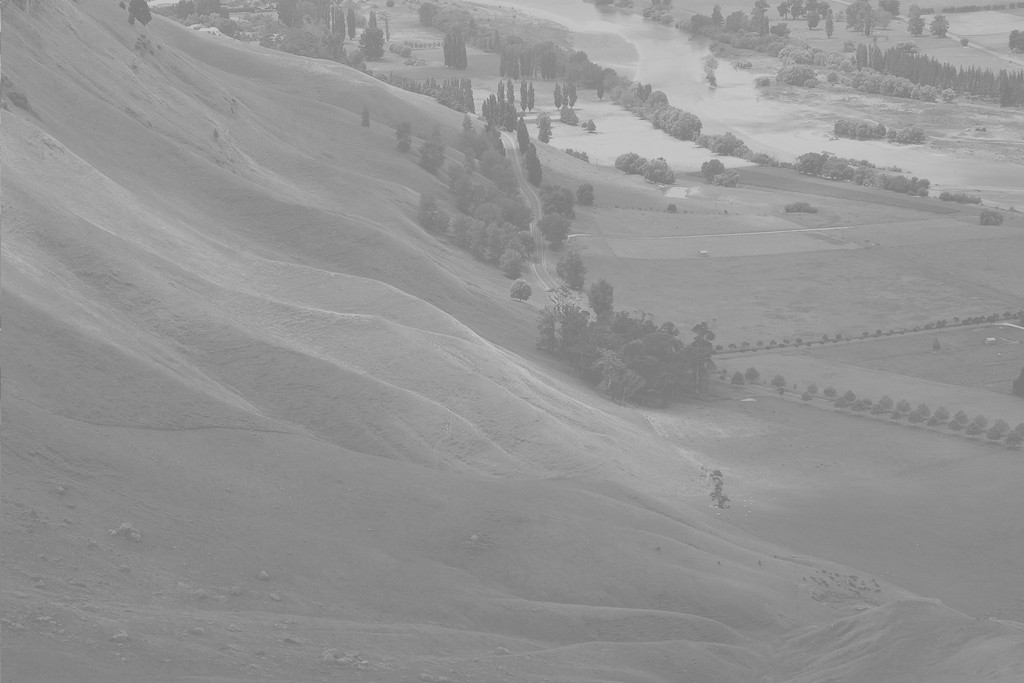
#> input picture Unequalized_Hawkes_Bay_NZ.jpg, 1024 x 683 px
$ jupyter execute DV5week.ipynb
#> lines starting #> are read from the running program, lines starting #| are printed output that depends on the picture
[cell 1]
import numpy as np
import pandas as pd
import matplotlib.pyplot as plt
import seaborn as sns

[cell 2]
x1,y1 = np.random.multivariate_normal([0,0],[[1,0],[0,1]],size = 10000).T
x2,y2 = np.random.multivariate_normal([2,2],[[1,0.7],[0.7,1]],size=10000).T

[cell 3]
plt.plot(x1,y1,'o')
plt.plot(x2,y2,'o')

sns:array

[cell 4]
sns.scatterplot(data= None,x=x1,y=y1)
sns.scatterplot(data= None,x=x2,y=y2);

sns:wide df

[cell 5]
sns.scatterplot(data=pd.DataFrame({'x':x1,'y':y1}),x='x',y='y')
sns.scatterplot(data=pd.DataFrame({'x':x2,'y':y2}),x='x',y='y')

sns: long df

[cell 6]
xx= np.concatenate([x1,x2])
yy= np.concatenate([y1,y2])
cat = ['x1']*len(x1) + ['x2']*len(x2)
df2 = pd.DataFrame({'x':xx,'y':yy, 'cat':cat})
df2

[cell 7]
sns.scatterplot(data=df2,x='x',y='y', hue='cat')

[cell 8]
fig,ax = plt.subplots(1,3,figsize= (12,4))
ax[0].plot([1,2,4,3],'--o')
sns.scatterplot(x=x1,y=y1,ax=ax[1])
sns.scatterplot(x=x1,y=y1,ax= ax[2])
sns.scatterplot(x=x2,y=y2,ax=ax[2])
ax[2].plot([1,2,4,3],'-r',lw=3)
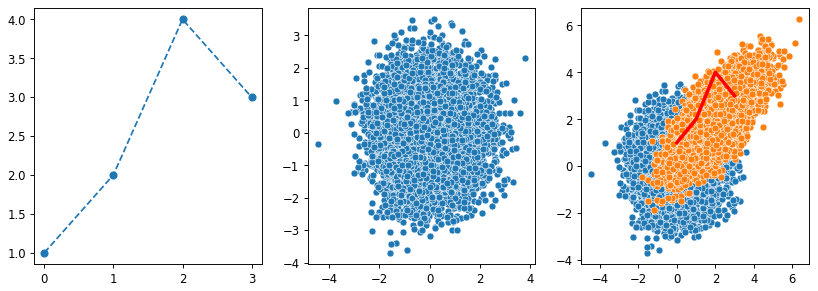
#> figure drawn by matplotlib, 3 panels

#### 예제2

[cell 9]
import cv2

[cell 10]
img =cv2.imread('Unequalized_Hawkes_Bay_NZ.jpg',0)
#> img is the input picture: shape (683, 1024); min 114, max 208, mean 148

[cell 11]
img2 = cv2.equalizeHist(img)
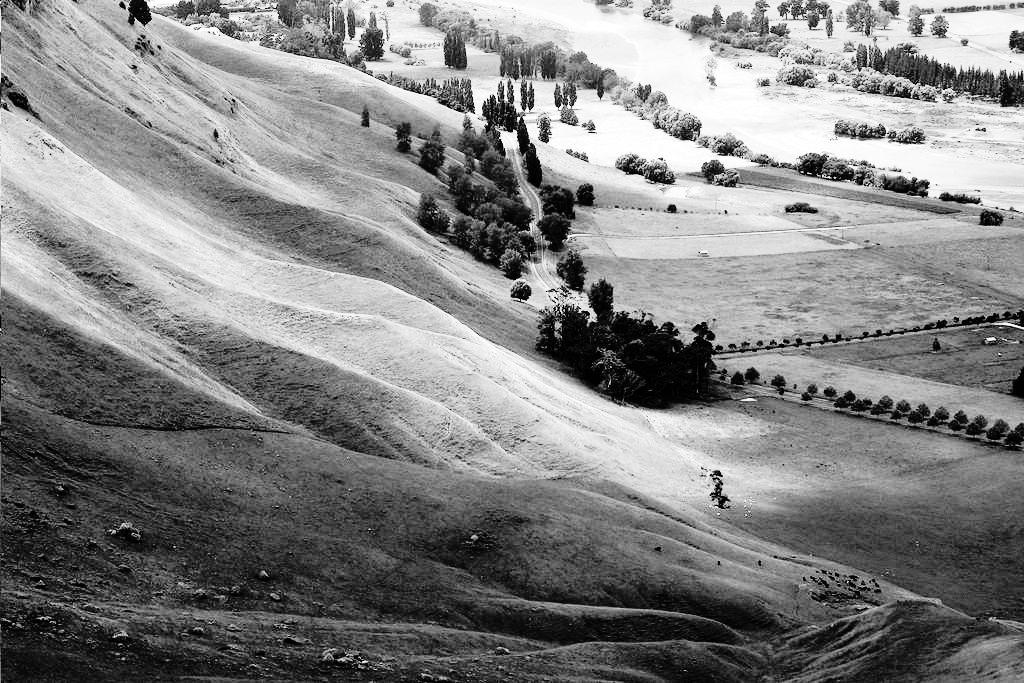
#> img2: shape (683, 1024); min 0, max 255, mean 130.5

[cell 12]
fig,ax= plt.subplots(2,2,figsize=(10,5))
ax[0,0].imshow(img,vmin=0,vmax=255,cmap='gray')
sns.histplot(img.reshape(-1), ax= ax[0,1], bins =15, lw=0, kde=True,color='C1')
ax[0,1].set_xlim(0,255)
ax[1,0].imshow(img2,vmin=0, vmax=255,cmap='gray')
sns.histplot(img2.reshape(-1),ax=ax[1,1], bins =15, lw=0, kde=True,color='C1')
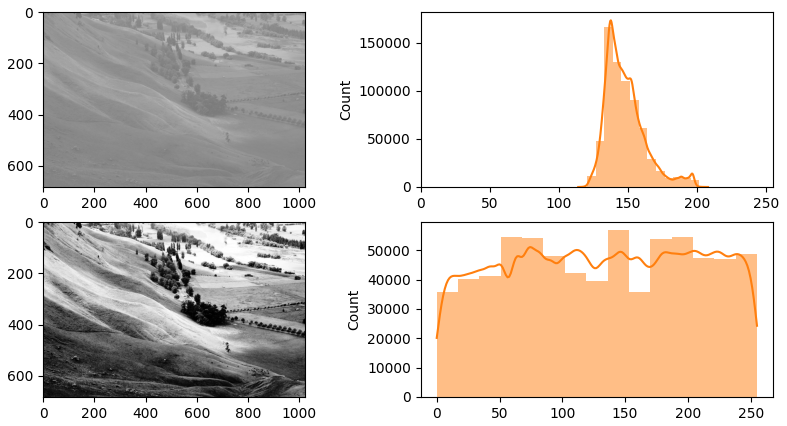
#> figure drawn by matplotlib, 4 panels; panel 2: tallest bar 165906 high, from x = 132.8 to 139.1; panel 2: curve peaks at x = 137.6, y = 173186.9; panel 4: tallest bar 56758 high, from x = 136 to 153; panel 4: curve peaks at x = 74.32, y = 51057.8

#### 미세먼지 팁(2)

축 간격 조정

[cell 13]
import matplotlib as mpl

[cell 14]
fig,ax = plt.subplots()
ax.plot([(xi/30)**2 for xi in range(30)],'--o')
ax.xaxis.set_major_locator(mpl.ticker.MultipleLocator(3)) # 큰 눈금간격을 3으로
ax.xaxis.set_minor_locator(mpl.ticker.MultipleLocator(1)) # 작은 눈금간격을 1로
#> figure, not shown here; curve peaks at x = 29, y = 0.934

축 삭제 (측삭돌기 아님 ㅋ)

[cell 15]
fig,ax = plt.subplots()
ax.plot([(xi/30)**2 for xi in range(30)], '--o')
ax.set_ylim(-1,2)
ax.set_ylim(-5,35)
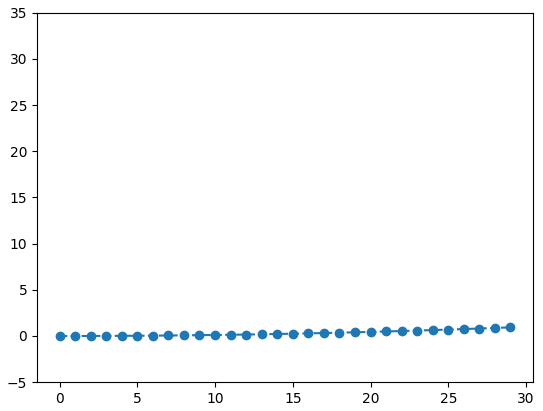
#> figure drawn by matplotlib, 1 panel; curve peaks at x = 29, y = 0.934

#### gcf, gca #get-curent-figure or axes

[cell 16]
plt.plot([1,2,3,2])
fig= plt.gcf()
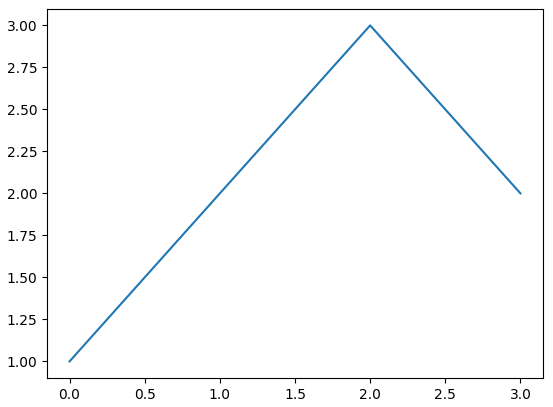
#> figure drawn by matplotlib, 1 panel

[cell 17]
fig.suptitle('jys_title')

[cell 18]
fig

[cell 19]
ax= fig.gca()

[cell 20]
ax.set_title('tittle')
fig

## 복습

[cell 21]
np.random.seed(43052)
ϵ = np.random.randn(100)

[cell 22]
y= np.cumsum(ϵ)
y

[cell 23]
plt.plot(ϵ,'--o')
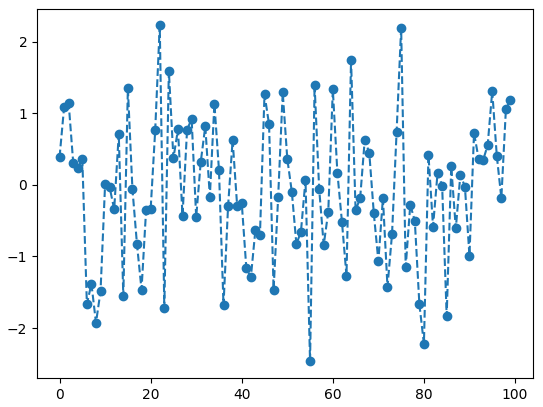
#> figure drawn by matplotlib, 1 panel; curve peaks at x = 22, y = 2.22

[cell 24]
plt.plot(y,'--o')
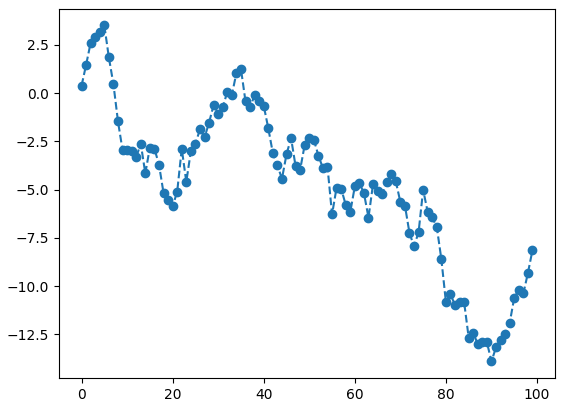
#> figure drawn by matplotlib, 1 panel; curve peaks at x = 5, y = 3.51

[cell 25]
sns.lineplot(data = ϵ)
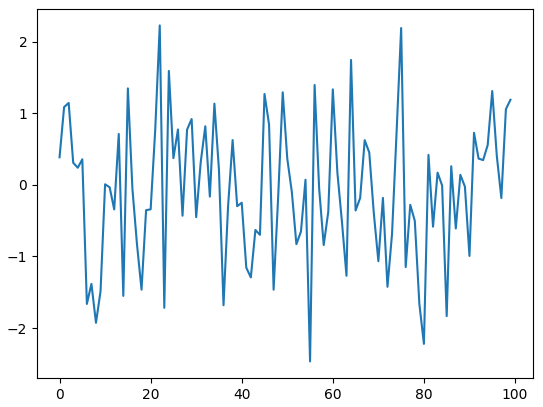
#> figure drawn by matplotlib, 1 panel; curve peaks at x = 22, y = 2.22

[cell 26]
sns.lineplot(data =y )
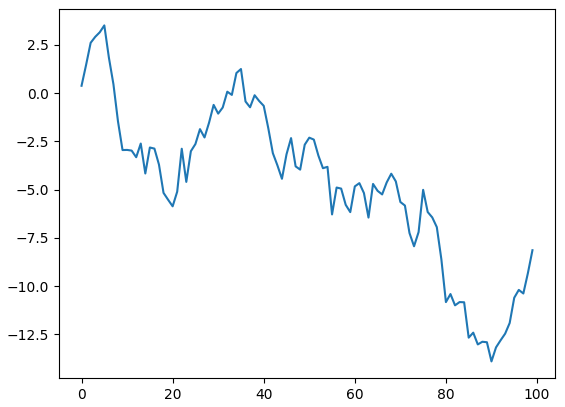
#> figure drawn by matplotlib, 1 panel; curve peaks at x = 5, y = 3.51

#### long data frame 연습

[cell 27]
df2 = pd.DataFrame({'idx': list(range(0,100))*2 ,'val': np.concatenate([ϵ,y]), 'cat':['eps']*len(ϵ)+ ['y']*len(y)})

[cell 28]
df2

[cell 29]
sns.lineplot(data= df2,x= 'idx', y= 'val', hue='cat',style = 'cat' ,markers= True)
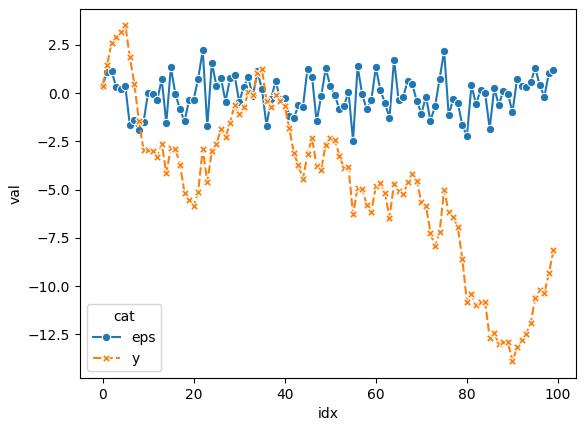
#> figure drawn by matplotlib, 1 panel; curve peaks at x = 22, y = 2.22; curve peaks at x = 5, y = 3.51
